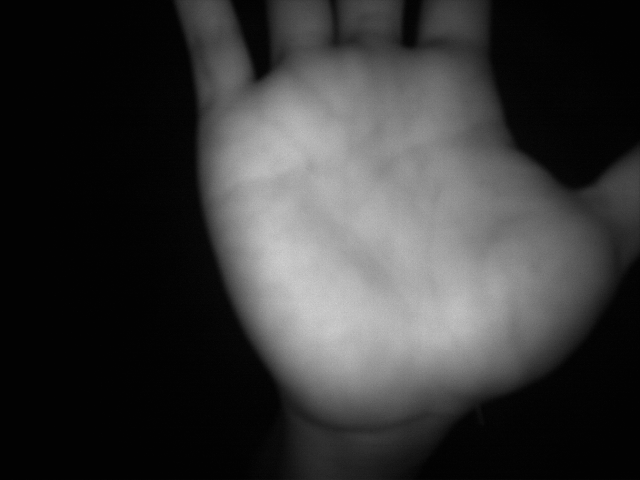
#> input picture PV1/131/3.bmp, 640 x 480 px
$ python -i pre_process_hand.py   (imports and definitions only)
#> lines starting #> are read from the running program, lines starting #| are printed output that depends on the picture; after the words box and inside, x2 and y2 are one past the last pixel; in counts of white or black regions, pixels touching at a corner belong together
#> further down, picture is the input picture: shape (480, 640, 3); min 2, max 208, mean 56.1
import cv2
import os
import matplotlib.pyplot as plt
import numpy as np
from cv2_util import draw_reticle
import gc

IMAGE_WIDTH = 640
IMAGE_HEIGHT = 480

# 该函数用于将分散于PV1、PV2和PPPV文件夹下的图片进行聚合，方便后续处理
# [215 lines left out: functions get_all_images, save_bin_images, get_max_inscribed_circle, rotate_image, crop_image, show_gray_histogram and 3 more, not called in this run]

# 该函数用于将读取的图片转化为二值
def bgr2binary(img):
    # 将图片转化为灰度图
    gray = cv2.cvtColor(img, cv2.COLOR_BGR2GRAY)
    # 对灰度图做一个高斯滤波
    # gray = cv2.GaussianBlur(gray, (5, 5), 0)
    # 对灰度图做一个均值滤波
    gray = cv2.blur(gray, (7, 7))

    # show_gray_histogram(gray)
    # 二值化
    ret, binary = cv2.threshold(gray, 30, 255, cv2.THRESH_BINARY )
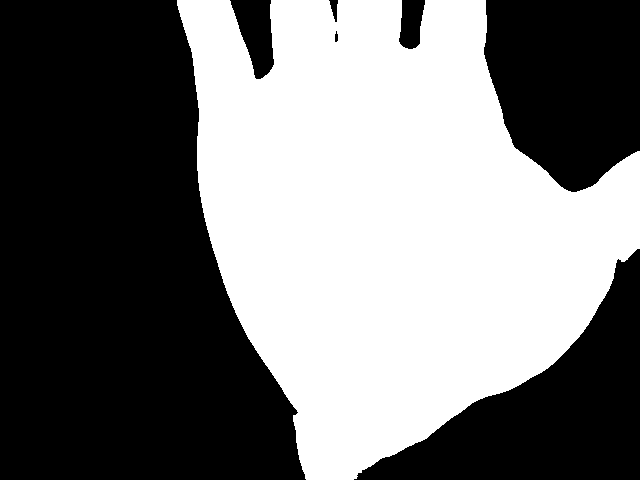
#> binary: shape (480, 640); 46.5% white; 1 white region, box (x1, y1, x2, y2) and area: (177, 0, 640, 480) 142742
    # 先腐蚀后膨胀，核大小为7*7
    kernel = np.ones((7, 7), np.uint8)
    # binary = cv2.dilate(binary, kernel)
    binary = cv2.erode(binary, kernel)
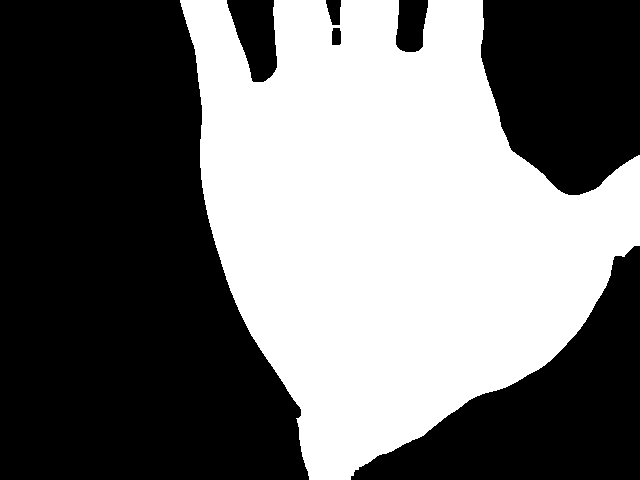
#> binary: shape (480, 640); 44.5% white; 1 white region, box (x1, y1, x2, y2) and area: (180, 0, 640, 480) 136774
    binary = cv2.dilate(binary, kernel)
#> binary: shape (480, 640); 46.5% white; 1 white region, box (x1, y1, x2, y2) and area: (177, 0, 640, 480) 142729
    # binary = cv2.adaptiveThreshold(gray, 255, cv2.ADAPTIVE_THRESH_MEAN_C, cv2.THRESH_BINARY, 11, 2)
    return binary

# [159 lines left out: functions find_intrest_roi, find_roi, clahe_image, get_train_hand_dataset, not called in this run]

# [3 lines not run here, left out]
    # [14 lines of commented-out code are left out]


>>> import cv2
>>> picture = cv2.imread('PV1/131/3.bmp')
>>> result = bgr2binary(picture)

$ run again, on PV1/133/1.bmp
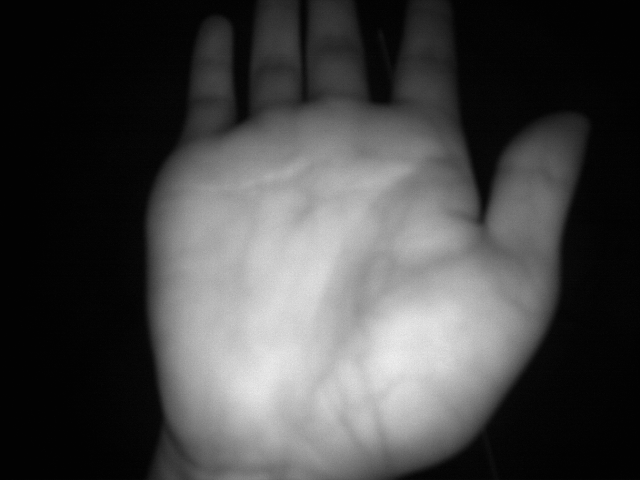
#> input picture PV1/133/1.bmp, 640 x 480 px
#> picture is the input picture: shape (480, 640, 3); min 2, max 240, mean 70.3
#> in bgr2binary, `ret, binary = cv2.threshold(gray, 30, 255, cv2.THRESH_BINARY )`:
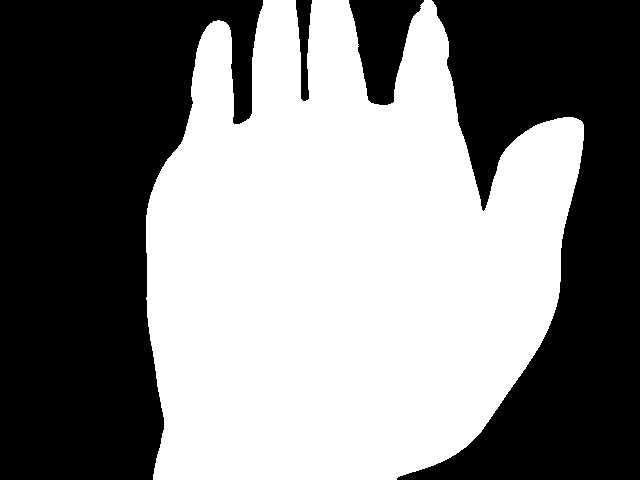
#> binary: shape (480, 640); 50.7% white; 4 black regions, box (x1, y1, x2, y2) and area: (0, 0, 263, 480) 83084, (397, 0, 640, 480) 62826, (349, 0, 424, 105) 4654, (296, 0, 312, 101) 921
#> in bgr2binary, `binary = cv2.erode(binary, kernel)`:
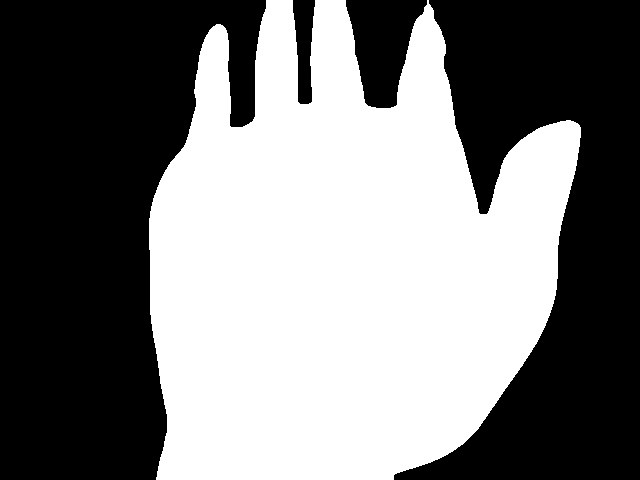
#> binary: shape (480, 640); 48.4% white; 1 white region, box (x1, y1, x2, y2) and area: (149, 0, 581, 480) 148595
